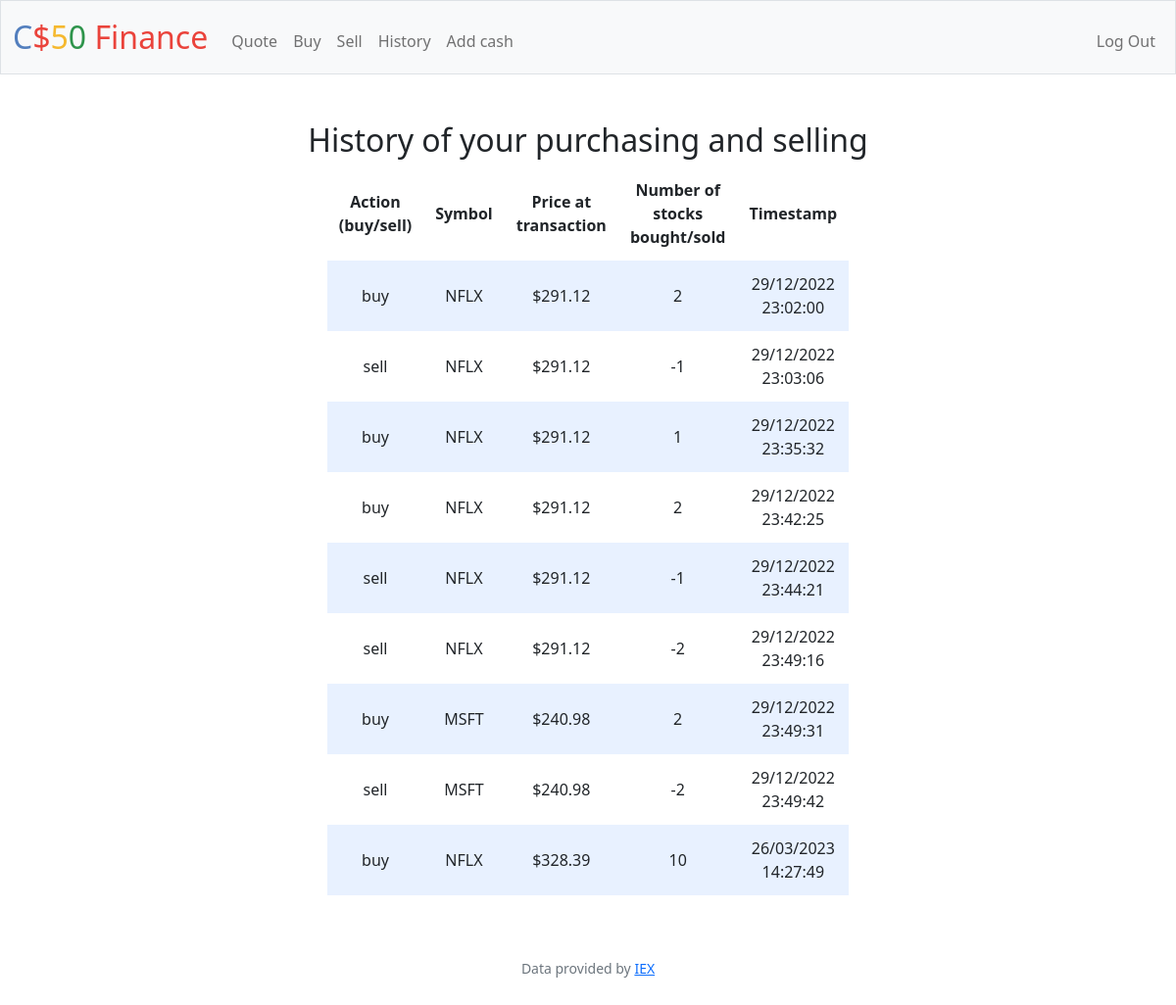
Screenshot of /history (signed in) with the database file from the repository.
### tables this page shows
CREATE TABLE purchases (id INTEGER PRIMARY KEY AUTOINCREMENT NOT NULL, username TEXT NOT NULL, symbol TEXT NOT NULL, number NUMERIC NOT NULL, price NUMERIC NOT NULL, timestamp TEXT NOT NULL, action TEXT NOT NULL);

### app.py (the view)
@app.route("/history")
@login_required
def history():
    check2 = db.execute("SELECT name FROM sqlite_master WHERE type='table' AND name='purchases'")
    if len(check2) > 0:
        username = db.execute("SELECT username FROM users WHERE id=?", session["user_id"])[0]["username"]
        tableh = db.execute("SELECT symbol, number, price, timestamp, action FROM purchases WHERE username=?", username)
        return render_template("history.html", tableh=tableh)
    else:
        return render_template("nohistory.html")

### app.py (called while the page is built)
@app.after_request
def after_request(response):
    response.headers["Cache-Control"] = "no-cache, no-store, must-revalidate"
    response.headers["Expires"] = 0
    response.headers["Pragma"] = "no-cache"
    return response

### helpers.py (called while the page is built)
def login_required(f):
    @wraps(f)
    def decorated_function(*args, **kwargs):
        if session.get("user_id") is None:
            return redirect("/login")
        return f(*args, **kwargs)
    return decorated_function

def usd(value):
    return f"${value:,.2f}"

### templates/history.html (shortened to what this page needs)
{% extends "layout.html" %}
{% block main %}
        <div class="mb-3">
            <h2>History of your purchasing and selling</h2>
                <table>
                    <thead>
                        <tr>
                            <th>Action (buy/sell)</th>
                            <th>Symbol</th>
                            <th>Price at transaction</th>
                            <th>Number of stocks bought/sold</th>
                            <th>Timestamp</th>
                        </tr>
                    </thead>
                    <tbody>
                        {% for dict in tableh %}
                        <tr>
                            <td> {{ dict["action"] }}</td>
                            <td> {{ dict["symbol"] }}</td>
                            <td> {{ dict["price"] | usd }}</td>
                            <td> {{ dict["number"] }}</td>
                            <td> {{ dict["timestamp"] }}</td>
                            </tr>
                        {% endfor %}
                    </tbody>
                </table>
        </div>
{% endblock %}

### templates/layout.html (shortened to what this page needs)
<!DOCTYPE html>
<html lang="en">
    <head>
        <link href="https://cdn.jsdelivr.net/npm/bootstrap@5.1.3/dist/css/bootstrap.min.css" rel="stylesheet">
        <link href="/static/styles.css" rel="stylesheet">
    </head>
    <body>
        <nav class="bg-light border navbar navbar-expand-md navbar-light">
            <div class="container-fluid">
                <a class="navbar-brand" href="/"><span class="blue">C</span><span class="red">$</span><span class="yellow">5</span><span class="green">0</span> <span class="red">Finance</span></a>
                <div class="collapse navbar-collapse" id="navbar">
                    {% if session["user_id"] %}
                        <ul class="navbar-nav me-auto mt-2">
                            <li class="nav-item"><a class="nav-link" href="/quote">Quote</a></li>
                            <li class="nav-item"><a class="nav-link" href="/buy">Buy</a></li>
                            <li class="nav-item"><a class="nav-link" href="/sell">Sell</a></li>
                            <li class="nav-item"><a class="nav-link" href="/history">History</a></li>
                            <li class="nav-item"><a class="nav-link" href="/addcash">Add cash</a></li>
                        </ul>
                        <ul class="navbar-nav ms-auto mt-2">
                            <li class="nav-item"><a class="nav-link" href="/logout">Log Out</a></li>
                        </ul>
                    {% else %}
                        <ul class="navbar-nav ms-auto mt-2">
                            <li class="nav-item"><a class="nav-link" href="/register">Register</a></li>
                            <li class="nav-item"><a class="nav-link" href="/login">Log In</a></li>
                        </ul>
                    {% endif %}
                </div>
            </div>
        </nav>
        <main class="container-fluid py-5 text-center">
            {% block main %}{% endblock %}
        </main>
        <footer class="mb-5 small text-center text-muted">
            Data provided by <a href="https://iexcloud.io/">IEX</a>
        </footer>
    </body>
</html>

### static/styles.css (style rules this page uses)
nav .navbar-brand { font-size: xx-large; }
nav .navbar-brand .blue { color: #537fbe; }
nav .navbar-brand .red { color: #ea433b; }
nav .navbar-brand .yellow { color: #f5b82e; }
nav .navbar-brand .green { color: #2e944b; }
table { background-color: transparent; margin-bottom: 1rem; width: 40%; margin-left: auto; margin-right: auto; }
table th, table td { padding: 0.75rem; vertical-align: middle; }
tbody tr:nth-of-type(odd) { background-color: rgb(179, 208, 255, 0.3) }

### rows the page displays
purchases: action "buy", symbol "NFLX", price "$291.12", number "2", timestamp "29/12/2022 23:02:00"
purchases: action "sell", symbol "NFLX", price "$291.12", number "-1", timestamp "29/12/2022 23:03:06"
purchases: action "buy", symbol "NFLX", price "$291.12", number "1", timestamp "29/12/2022 23:35:32"
purchases: action "buy", symbol "NFLX", price "$291.12", number "2", timestamp "29/12/2022 23:42:25"
purchases: action "sell", symbol "NFLX", price "$291.12", number "-1", timestamp "29/12/2022 23:44:21"
purchases: action "sell", symbol "NFLX", price "$291.12", number "-2", timestamp "29/12/2022 23:49:16"
purchases: action "buy", symbol "MSFT", price "$240.98", number "2", timestamp "29/12/2022 23:49:31"
purchases: action "sell", symbol "MSFT", price "$240.98", number "-2", timestamp "29/12/2022 23:49:42"
purchases: action "buy", symbol "NFLX", price "$328.39", number "10", timestamp "26/03/2023 14:27:49"
